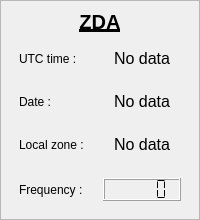
        <widget class="QFrame" name="verticalFrame_dpt_2">
         <property name="frameShape">
          <enum>QFrame::Shape::StyledPanel</enum>
         </property>
         <layout class="QVBoxLayout" name="verticalLayout_37">
          <property name="leftMargin">
           <number>9</number>
          </property>
          <property name="topMargin">
           <number>9</number>
          </property>
          <property name="rightMargin">
           <number>9</number>
          </property>
          <property name="bottomMargin">
           <number>9</number>
          </property>
          <item>
           <widget class="QLabel" name="label_99">
            <property name="sizePolicy">
             <sizepolicy hsizetype="Preferred" vsizetype="Maximum">
              <horstretch>0</horstretch>
              <verstretch>0</verstretch>
             </sizepolicy>
            </property>
            <property name="font">
             <font>
              <pointsize>15</pointsize>
              <bold>true</bold>
              <underline>true</underline>
             </font>
            </property>
            <property name="text">
             <string notr="true">ZDA</string>
            </property>
            <property name="alignment">
             <set>Qt::AlignmentFlag::AlignCenter</set>
            </property>
           </widget>
          </item>
          <item>
           <layout class="QHBoxLayout" name="horizontalLayout_49">
            <property name="leftMargin">
             <number>9</number>
            </property>
            <property name="topMargin">
             <number>9</number>
            </property>
            <property name="rightMargin">
             <number>9</number>
            </property>
            <property name="bottomMargin">
             <number>9</number>
            </property>
            <item>
             <widget class="QLabel" name="label_60">
              <property name="text">
               <string>UTC time :</string>
              </property>
             </widget>
            </item>
            <item>
             <widget class="QLabel" name="label_utcTime_zda">
              <property name="sizePolicy">
               <sizepolicy hsizetype="Preferred" vsizetype="Maximum">
                <horstretch>0</horstretch>
                <verstretch>0</verstretch>
               </sizepolicy>
              </property>
              <property name="font">
               <font>
                <pointsize>12</pointsize>
               </font>
              </property>
              <property name="text">
               <string>No data</string>
              </property>
              <property name="alignment">
               <set>Qt::AlignmentFlag::AlignCenter</set>
              </property>
             </widget>
            </item>
           </layout>
          </item>
          <item>
           <layout class="QHBoxLayout" name="horizontalLayout_51">
            <property name="leftMargin">
             <number>9</number>
            </property>
            <property name="topMargin">
             <number>9</number>
            </property>
            <property name="rightMargin">
             <number>9</number>
            </property>
            <property name="bottomMargin">
             <number>9</number>
            </property>
            <item>
             <widget class="QLabel" name="label_62">
              <property name="text">
               <string>Date :</string>
              </property>
              <property name="alignment">
               <set>Qt::AlignmentFlag::AlignLeading|Qt::AlignmentFlag::AlignLeft|Qt::AlignmentFlag::AlignVCenter</set>
              </property>
             </widget>
            </item>
            <item>
             <widget class="QLabel" name="label_date_zda">
              <property name="sizePolicy">
               <sizepolicy hsizetype="Preferred" vsizetype="Maximum">
                <horstretch>0</horstretch>
                <verstretch>0</verstretch>
               </sizepolicy>
              </property>
              <property name="font">
               <font>
                <pointsize>12</pointsize>
               </font>
              </property>
              <property name="text">
               <string>No data</string>
              </property>
              <property name="alignment">
               <set>Qt::AlignmentFlag::AlignCenter</set>
              </property>
             </widget>
            </item>
           </layout>
          </item>
          <item>
           <layout class="QHBoxLayout" name="horizontalLayout_60">
            <property name="leftMargin">
             <number>9</number>
            </property>
            <property name="topMargin">
             <number>9</number>
            </property>
            <property name="rightMargin">
             <number>9</number>
            </property>
            <property name="bottomMargin">
             <number>9</number>
            </property>
            <item>
             <widget class="QLabel" name="label_76">
              <property name="text">
               <string>Local zone :</string>
              </property>
              <property name="alignment">
               <set>Qt::AlignmentFlag::AlignLeading|Qt::AlignmentFlag::AlignLeft|Qt::AlignmentFlag::AlignVCenter</set>
              </property>
             </widget>
            </item>
            <item>
             <widget class="QLabel" name="label_localZone_zda">
              <property name="sizePolicy">
               <sizepolicy hsizetype="Preferred" vsizetype="Maximum">
                <horstretch>0</horstretch>
                <verstretch>0</verstretch>
               </sizepolicy>
              </property>
              <property name="font">
               <font>
                <pointsize>12</pointsize>
               </font>
              </property>
              <property name="text">
               <string>No data</string>
              </property>
              <property name="alignment">
               <set>Qt::AlignmentFlag::AlignCenter</set>
              </property>
             </widget>
            </item>
           </layout>
          </item>
          <item>
           <layout class="QHBoxLayout" name="horizontalLayout_79">
            <property name="leftMargin">
             <number>9</number>
            </property>
            <property name="topMargin">
             <number>9</number>
            </property>
            <property name="rightMargin">
             <number>9</number>
            </property>
            <property name="bottomMargin">
             <number>9</number>
            </property>
            <item>
             <widget class="QLabel" name="label_103">
              <property name="text">
               <string>Frequency :</string>
              </property>
             </widget>
            </item>
            <item>
             <widget class="QLCDNumber" name="lcdNumber_frequency_zda">
              <property name="sizePolicy">
               <sizepolicy hsizetype="Minimum" vsizetype="Maximum">
                <horstretch>0</horstretch>
                <verstretch>0</verstretch>
               </sizepolicy>
              </property>
              <property name="frameShadow">
               <enum>QFrame::Shadow::Raised</enum>
              </property>
              <property name="smallDecimalPoint">
               <bool>false</bool>
              </property>
              <property name="digitCount">
               <number>5</number>
              </property>
              <property name="segmentStyle">
               <enum>QLCDNumber::SegmentStyle::Flat</enum>
              </property>
             </widget>
            </item>
           </layout>
          </item>
         </layout>
        </widget>
